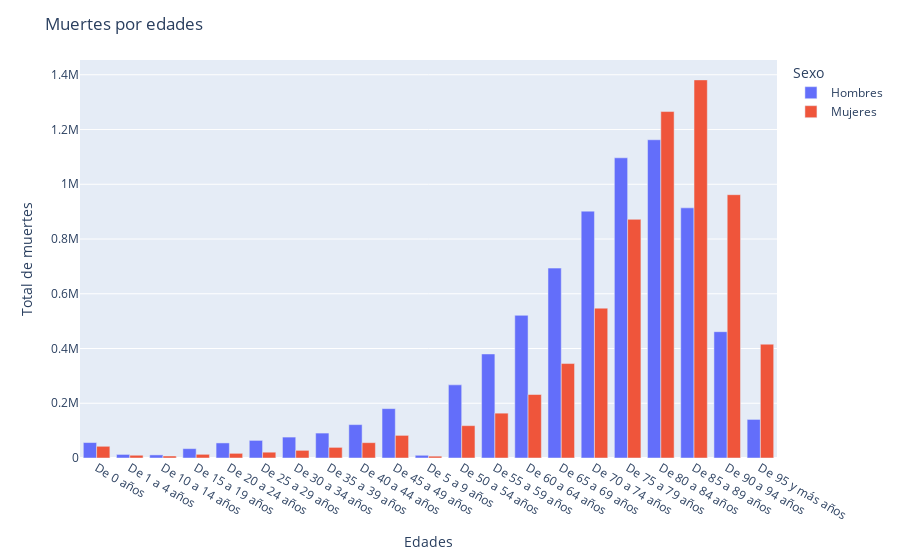

This figure's notebook cell:
### Code cell
#DISTRIBUCIÓN DE MUERTES POR EDADES CON PLOTLY
fig = px.bar(chart_edadgener, x='Edad', y='Total', color='Sexo', labels={'Total': 'Total de muertes'}, barmode='group')
fig.update_layout(title='Muertes por edades', xaxis_title='Edades', yaxis_title='Total de muertes')

### Figure 1 — Plotly figure (JSON) as saved in the notebook; plotly's stock layout.template omitted (floating-point values rounded to 4 significant figures)
{"data": [{"alignmentgroup": "True", "hovertemplate": "Sexo=Hombres<br>Edad=%{x}<br>Total de muertes=%{y}<extra></extra>", "legendgroup": "Hombres", "marker": {"color": "#636efa", "pattern": {"shape": ""}}, "name": "Hombres", "offsetgroup": "Hombres", "orientation": "v", "showlegend": true, "textposition": "auto", "type": "bar", "x": ["De 0 años", "De 1 a 4 años", "De 10 a 14 años  ", "De 15 a 19 años  ", "De 20 a 24 años", "De 25 a 29 años", "De 30 a 34 años", "De 35 a 39 años", "De 40 a 44 años", "De 45 a 49 años", "De 5 a 9 años", "De 50 a 54 años", "De 55 a 59 años", "De 60 a 64 años", "De 65 a 69 años", "De 70 a 74 años  ", "De 75 a 79 años  ", "De 80 a 84 años  ", "De 85 a 89 años  ", "De 90 a 94 años  ", "De 95 y más años"], "xaxis": "x", "y": [56402, 13072, 11320, 34236, 55042, 64331, 76437, 91080, 121993, 180382, 9921, 267172, 380071, 521221, 693724, 901851, 1096680, 1162631, 913801, 461494, 140964], "yaxis": "y"}, {"alignmentgroup": "True", "hovertemplate": "Sexo=Mujeres<br>Edad=%{x}<br>Total de muertes=%{y}<extra></extra>", "legendgroup": "Mujeres", "marker": {"color": "#EF553B", "pattern": {"shape": ""}}, "name": "Mujeres", "offsetgroup": "Mujeres", "orientation": "v", "showlegend": true, "textposition": "auto", "type": "bar", "x": ["De 0 años", "De 1 a 4 años", "De 10 a 14 años  ", "De 15 a 19 años  ", "De 20 a 24 años", "De 25 a 29 años", "De 30 a 34 años", "De 35 a 39 años", "De 40 a 44 años", "De 45 a 49 años", "De 5 a 9 años", "De 50 a 54 años", "De 55 a 59 años", "De 60 a 64 años", "De 65 a 69 años", "De 70 a 74 años  ", "De 75 a 79 años  ", "De 80 a 84 años  ", "De 85 a 89 años  ", "De 90 a 94 años  ", "De 95 y más años"], "xaxis": "x", "y": [42797, 10047, 7257, 13444, 17017, 21228, 27952, 38829, 56019, 82628, 6669, 118174, 163804, 231992, 345049, 547398, 871874, 1265655, 1381292, 961931, 415813], "yaxis": "y"}], "layout": {"barmode": "group", "legend": {"title": {"text": "Sexo"}, "tracegroupgap": 0}, "margin": {"t": 60}, "title": {"text": "Muertes por edades"}, "xaxis": {"anchor": "y", "domain": [0, 1], "title": {"text": "Edades"}}, "yaxis": {"anchor": "x", "domain": [0, 1], "title": {"text": "Total de muertes"}}}}
